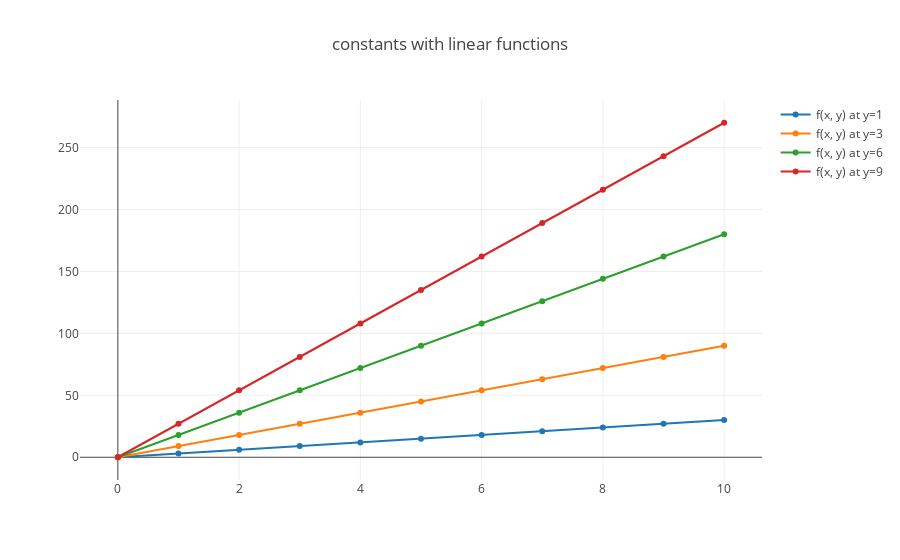

Notebook code cell kept with this figure:
### Markdown cell above
So as you can see, plotting our multivariable $f(x, y)$ at different values of $y$ above lines up conceptually to having one plot step through these values of $y$. 

![](./plot3xy.png)

### Evaluating the partial derivative

So in the above section, we saw how we can think of representing our multivariable functions as a function evaluated at different value of $y$.

### Code cell
plotly.offline.iplot(fig_constants_lin_functions)

### Figure 1 — Plotly figure (JSON) as saved in the notebook; plotly's stock layout.template omitted (floating-point values rounded to 4 significant figures)
{"data": [{"mode": "lines+markers", "name": "f(x, y) at y=1", "text": [], "type": "scatter", "uid": "3e03dabe-b684-11e8-b038-086d41e3715a", "x": [0, 1, 2, 3, 4, 5, 6, 7, 8, 9, 10], "y": [0, 3, 6, 9, 12, 15, 18, 21, 24, 27, 30]}, {"mode": "lines+markers", "name": "f(x, y) at y=3", "text": [], "type": "scatter", "uid": "3e03ddf4-b684-11e8-ad70-086d41e3715a", "x": [0, 1, 2, 3, 4, 5, 6, 7, 8, 9, 10], "y": [0, 9, 18, 27, 36, 45, 54, 63, 72, 81, 90]}, {"mode": "lines+markers", "name": "f(x, y) at y=6", "text": [], "type": "scatter", "uid": "3e03e022-b684-11e8-a0df-086d41e3715a", "x": [0, 1, 2, 3, 4, 5, 6, 7, 8, 9, 10], "y": [0, 18, 36, 54, 72, 90, 108, 126, 144, 162, 180]}, {"mode": "lines+markers", "name": "f(x, y) at y=9", "text": [], "type": "scatter", "uid": "3e03e1e4-b684-11e8-bd6a-086d41e3715a", "x": [0, 1, 2, 3, 4, 5, 6, 7, 8, 9, 10], "y": [0, 27, 54, 81, 108, 135, 162, 189, 216, 243, 270]}], "layout": {"title": "constants with linear functions"}}
